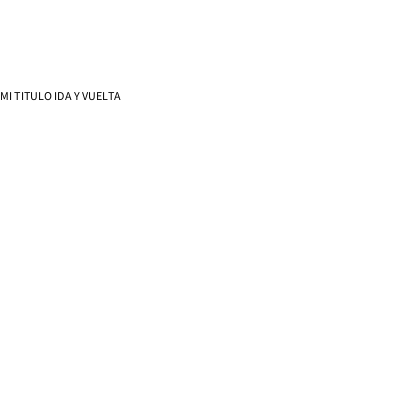
Frame 1 (no input)
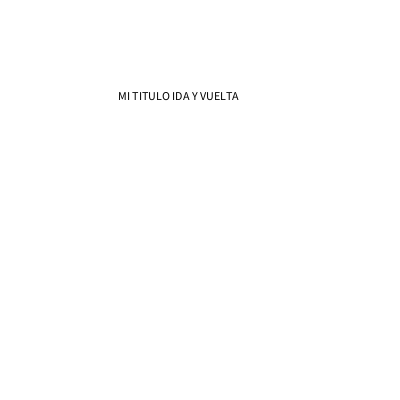
Frame 60 (the mouse pressed at the canvas centre just before this capture)
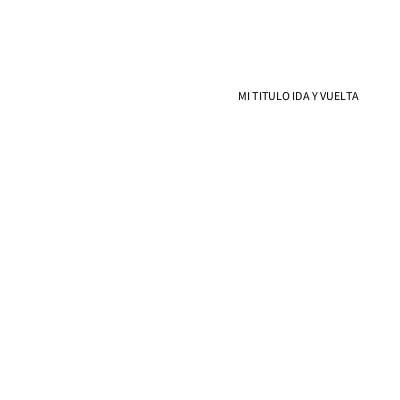
Frame 120 (the mouse held since frame 60 and released just before this capture)

The Processing sketch that drew these frames (run headless with seeded random() and noise(); from frame 60 on, the mouse is pressed at the canvas centre):

// Processing sketch: sketch_230502e_texto_rebote
// ── sketch_230502e_texto_rebote.pde
float x, despX;
float cuentaF;
void setup() {
  size(400, 400);
  x = 0;
  despX = 2;
  cuentaF = 0;
}

void draw() {
  background(255);

  fill(0);
  text("MI TITULO IDA Y VUELTA", x, 100);


  x+=despX;
  if ( x>400-120 ) {
    despX = -2;
  }
  if ( x<0 ) {
    despX = 2;
  }

  cuentaF++;
  if (cuentaF>60*10) {
    //cambio a siguiente estado
  }
}
